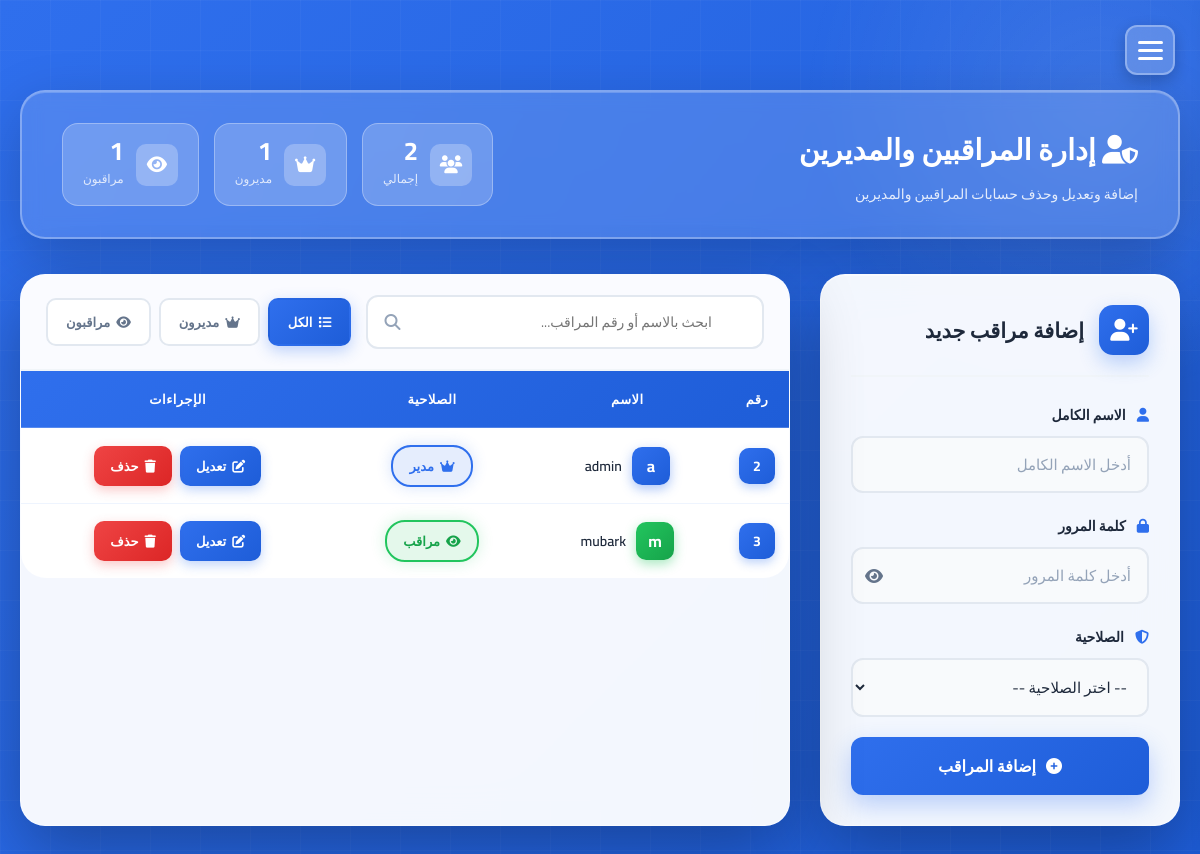
Page /supervisors_admin.php on the committed database.
### tables this page shows
CREATE TABLE `supervisors` (
  `supervisor_id` int(11) NOT NULL,
  `name` varchar(100) NOT NULL,
  `email` varchar(255) DEFAULT NULL,
  `password` varchar(255) NOT NULL,
  `role` enum('admin','supervisor') NOT NULL DEFAULT 'supervisor',
  `created_at` timestamp NOT NULL DEFAULT current_timestamp()
);

### supervisors_admin.php (the view, shortened to what this page needs)
 <?php
require "db.php";
$stmt = $pdo->query("SELECT supervisor_id, name, role FROM supervisors ORDER BY supervisor_id ASC");
$supervisors = $stmt->fetchAll(PDO::FETCH_ASSOC);
$total     = count($supervisors);
$adminCnt  = count(array_filter($supervisors, fn($s) => $s['role'] === 'admin'));
$supCnt    = count(array_filter($supervisors, fn($s) => $s['role'] === 'supervisor'));
?>
<!DOCTYPE html>
<html lang="ar" dir="rtl">
<head>
    <link rel="stylesheet" href="https://cdnjs.cloudflare.com/ajax/libs/font-awesome/6.5.0/css/all.min.css">
    <link rel="stylesheet" href="supervisors_admin.css">
</head>
<body>
<div class="hamburger-btn" onclick="toggleSidebar()">
    <span></span><span></span><span></span>
</div>
<div class="main-wrapper">
    <div class="page-header">
        <div class="page-header-text">
            <h1><i class="fa fa-user-shield"></i> إدارة المراقبين والمديرين</h1>
            <p>إضافة وتعديل وحذف حسابات المراقبين والمديرين</p>
        </div>
        <div class="header-stats">
            <div class="stat-box">
                <div class="stat-icon"><i class="fa fa-users"></i></div>
                <div class="stat-info">
                    <span class="stat-num" id="totalCount"><?= $total ?></span>
                    <span class="stat-label">إجمالي</span>
                </div>
            </div>
            <div class="stat-box stat-admin">
                <div class="stat-icon"><i class="fa fa-crown"></i></div>
                <div class="stat-info">
                    <span class="stat-num" id="adminCount"><?= $adminCnt ?></span>
                    <span class="stat-label">مديرون</span>
                </div>
            </div>
            <div class="stat-box stat-sup">
                <div class="stat-icon"><i class="fa fa-eye"></i></div>
                <div class="stat-info">
                    <span class="stat-num" id="supCount"><?= $supCnt ?></span>
                    <span class="stat-label">مراقبون</span>
                </div>
            </div>
        </div>
    </div>
    <div class="content-grid">
        <div class="add-card">
            <div class="add-card-header">
                <div class="add-card-icon"><i class="fa fa-user-plus"></i></div>
                <h3>إضافة مراقب جديد</h3>
            </div>
            <form id="addSupervisorForm" autocomplete="off">
                <div class="form-group">
                    <label><i class="fa fa-user"></i> الاسم الكامل</label>
                    <input type="text" name="name" id="add_name" required placeholder="أدخل الاسم الكامل" autocomplete="off">
                </div>
                <div class="form-group">
                    <label><i class="fa fa-lock"></i> كلمة المرور</label>
                    <div class="password-wrapper">
                        <input type="password" name="password" id="add_password" required placeholder="أدخل كلمة المرور" autocomplete="new-password">
                        <span class="toggle-pass" onclick="togglePass('add_password', this)">
                            <i class="fa fa-eye"></i>
                        </span>
                    </div>
                </div>
                <div class="form-group">
                    <label><i class="fa fa-shield-halved"></i> الصلاحية</label>
                    <select name="role" id="add_role" required>
                        <option value="">-- اختر الصلاحية --</option>
                    </select>
                </div>
                <button type="submit" class="btn-save">
                    <i class="fa fa-plus-circle"></i> إضافة المراقب
                </button>
            </form>
        </div>
        <div class="table-card">
            <div class="table-toolbar">
                <div class="search-box">
                    <i class="fa fa-search"></i>
                    <input type="text" id="supervisorSearch" placeholder="ابحث بالاسم أو رقم المراقب...">
                </div>
                <div class="filter-btns">
                    <button class="filter-btn active" data-filter="all">
                        <i class="fa fa-list"></i> الكل
                    </button>
                    <button class="filter-btn" data-filter="admin">
                        <i class="fa fa-crown"></i> مديرون
                    </button>
                    <button class="filter-btn" data-filter="supervisor">
                        <i class="fa fa-eye"></i> مراقبون
                    </button>
                </div>
            </div>
            <div class="table-responsive">
                <table>
                    <thead>
                        <tr>
                            <th style="width:60px">رقم</th>
                            <th>الاسم</th>
                            <th>الصلاحية</th>
                            <th>الإجراءات</th>
                        </tr>
                    </thead>
                    <tbody id="supervisorsTable">
                        <?php if (empty($supervisors)): ?>
                        <tr>
                            <td colspan="4" class="no-data">
                                <i class="fa fa-users-slash"></i>
                                <p>لا يوجد مراقبون مضافون بعد</p>
                            </td>
                        </tr>
                        <?php else: foreach ($supervisors as $sup): ?>
                        <tr data-role="<?= $sup['role'] ?>">
                            <td><span class="id-badge"><?= $sup['supervisor_id'] ?></span></td>
                            <td>
                                <div class="user-info">
                                    <div class="user-avatar <?= $sup['role'] === 'admin' ? 'avatar-admin' : 'avatar-sup' ?>">
                                        <?= mb_substr($sup['name'], 0, 1) ?>
                                    </div>
                                    <span class="user-name"><?= htmlspecialchars($sup['name']) ?></span>
                                </div>
                            </td>
                            <td>
                                <span class="role-badge <?= $sup['role'] === 'admin' ? 'badge-admin' : 'badge-supervisor' ?>">
                                    <i class="fa <?= $sup['role'] === 'admin' ? 'fa-crown' : 'fa-eye' ?>"></i>
                                    <?= $sup['role'] === 'admin' ? 'مدير' : 'مراقب' ?>
                                </span>
                            </td>
                            <td>
                                <div class="actions">
                                    <button class="btn-edit"
                                        data-id="<?= $sup['supervisor_id'] ?>"
                                        data-name="<?= htmlspecialchars($sup['name']) ?>"
                                        data-role="<?= $sup['role'] ?>"
                                        title="تعديل">
                                        <i class="fa fa-edit"></i> تعديل
                                    </button>
                                    <button class="btn-delete" data-id="<?= $sup['supervisor_id'] ?>" title="حذف">
                                        <i class="fa fa-trash"></i> حذف
                                    </button>
                                </div>
                            </td>
                        </tr>
                        <?php endforeach; endif; ?>
                    </tbody>
                </table>
            </div>
        </div>
    </div>
</div>
</body>
</html>

### rows in the picture
supervisors: supervisor_id "2", name "a", name "admin", role "مدير"
supervisors: supervisor_id "3", name "m", name "mubark", role "مراقب"

### other values in the picture
$total "2"
$adminCnt "1"
$supCnt "1"
